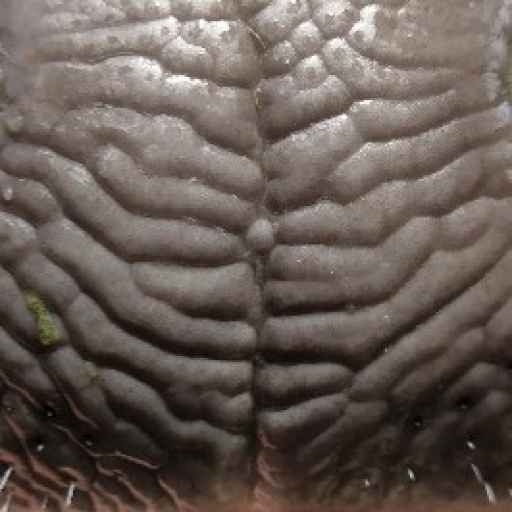
#> input picture images/1024x1024/abd_razak16.jpg, 1024 x 1024 px, found by its file name (shown at 1/2 size); its folder holds only this picture in this run
$ python node_to_print.py
#> lines starting #> are read from the running program, lines starting #| are printed output that depends on the picture; after the words box and inside, x2 and y2 are one past the last pixel; in counts of white or black regions, pixels touching at a corner belong together
import os
import cv2
import numpy as np
from matplotlib import pyplot as plt

# Paths ke directories
input_dir = 'images/1024x1024'
output_dir = 'noseprint'
os.makedirs(output_dir, exist_ok=True)

# Function untuk proses dan conver gambar
def convert_image(image_path, output_path):
#> called with image_path = 'images/1024x1024/abd_razak16.jpg', output_path = 'noseprint/abd_razak16.jpg'
    image = cv2.imread(image_path)
#> image is the input picture: shape (1024, 1024, 3); mean B, G, R 85, 91.8, 103

    # Convert ke grayscale
    gray_image = cv2.cvtColor(image, cv2.COLOR_BGR2GRAY)

    # Apply adaptive thresholding
    adaptive_thresh = cv2.adaptiveThreshold(
        gray_image, 255, cv2.ADAPTIVE_THRESH_GAUSSIAN_C, cv2.THRESH_BINARY, 11, 2)
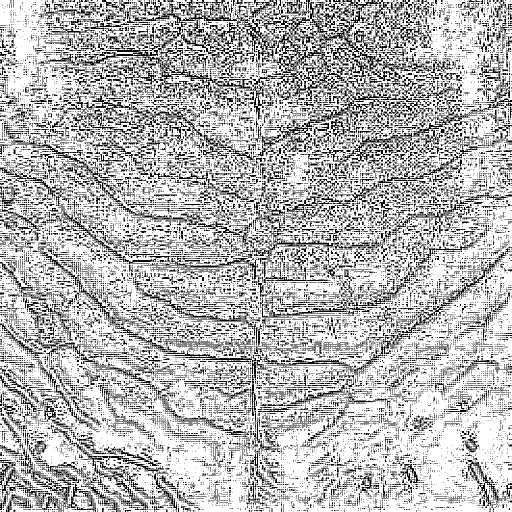
#> adaptive_thresh: shape (1024, 1024) (shown at 1/2 size); 72.1% white; black in thin lines or dots

    # Invert the binary image
    inverted_image = cv2.bitwise_not(adaptive_thresh)
#> inverted_image: shape (1024, 1024); 27.9% white in thin lines or dots

    # Apply morphological operations to enhance the patterns
    kernel = np.ones((3, 3), np.uint8)
    processed_image = cv2.morphologyEx(inverted_image, cv2.MORPH_CLOSE, kernel)
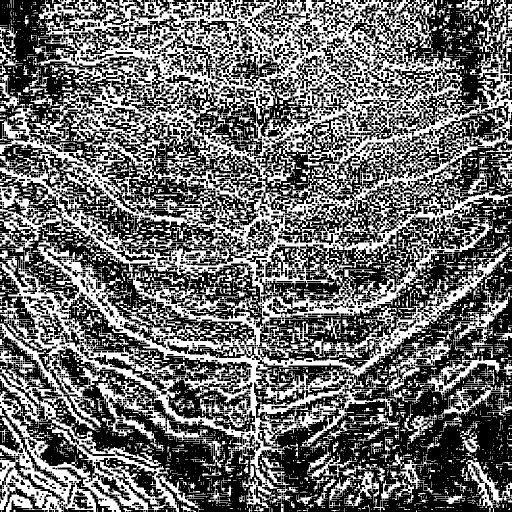
#> processed_image: shape (1024, 1024) (shown at 1/2 size); 41.9% white; 2570 white regions (2108 under 20 px), largest, box (x1, y1, x2, y2) and area: (0, 0, 1024, 1024) 387435, (658, 905, 883, 1024) 5018, (918, 866, 1024, 1024) 3242

    # Save the processed image
    cv2.imwrite(output_path, cv2.resize(processed_image, (256, 256)))
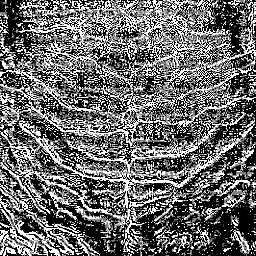
#> saved as abd_razak16.jpg: shape (256, 256); min 0, max 255, mean 107.5

    print(f"Processed and saved: {output_path}")

# List tiap gambar pada input
image_files = [f for f in os.listdir(input_dir) if f.endswith('.jpg') or f.endswith('.png')]

# Process setiap gambar
for image_file in image_files:
    input_path = os.path.join(input_dir, image_file)
    output_path = os.path.join(output_dir, image_file)
    convert_image(input_path, output_path)

print("Image processing completed.")

$ run again, on images/1024x1024/lasama4.jpg
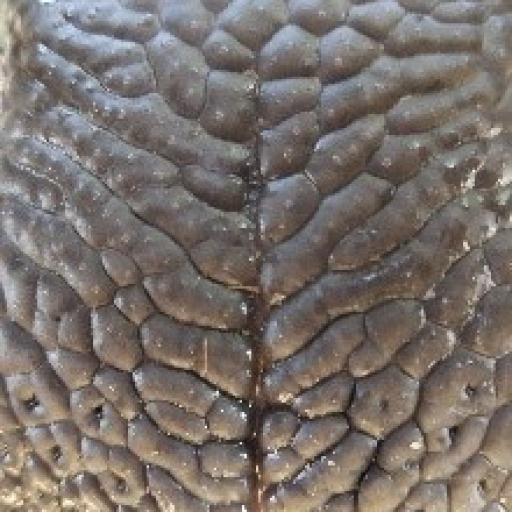
#> input picture images/1024x1024/lasama4.jpg, 1024 x 1024 px, found by its file name (shown at 1/2 size)
#> in convert_image, image is the input picture: shape (1024, 1024, 3); mean B, G, R 107, 112.1, 120.4
#> in convert_image, `adaptive_thresh = cv2.adaptiveThreshold( gray_image, 255, cv2.ADAPTIVE..`:
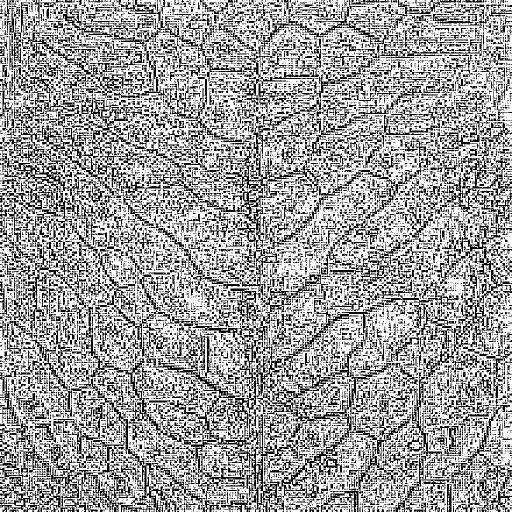
#> adaptive_thresh: shape (1024, 1024) (shown at 1/2 size); 63.2% white; 12648 black regions (9376 under 20 px), largest, box (x1, y1, x2, y2) and area: (358, 824, 689, 1024) 10833, (293, 544, 656, 869) 9376, (442, 265, 559, 605) 6564
#> processed_image: shape (1024, 1024); 48.1% white; 1223 white regions (1020 under 20 px), largest, box (x1, y1, x2, y2) and area: (0, 0, 1024, 1024) 490559, (568, 507, 614, 540) 402, (768, 428, 801, 451) 260
#> in convert_image, `cv2.imwrite(output_path, cv2.resize(processed_image, (256, 256)))`:
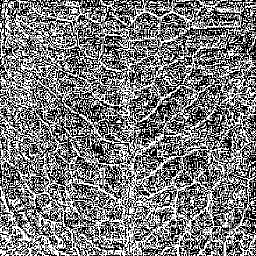
#> saved as lasama4.jpg: shape (256, 256); min 0, max 255, mean 122.6

$ run again, on images/1024x1024/mistang3.jpg
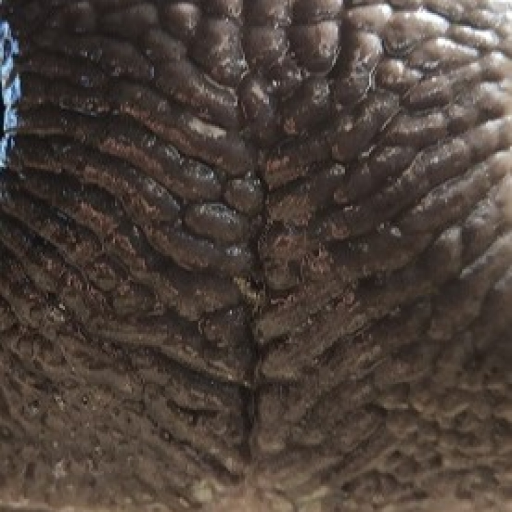
#> input picture images/1024x1024/mistang3.jpg, 1024 x 1024 px, found by its file name (shown at 1/2 size)
#> in convert_image, image is the input picture: shape (1024, 1024, 3); mean B, G, R 58.1, 64.9, 76.1
#> in convert_image, `adaptive_thresh = cv2.adaptiveThreshold( gray_image, 255, cv2.ADAPTIVE..`:
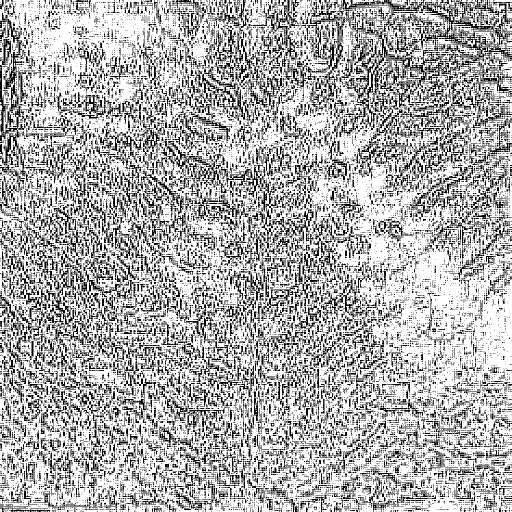
#> adaptive_thresh: shape (1024, 1024) (shown at 1/2 size); 68.9% white; black in thin lines or dots
#> inverted_image: shape (1024, 1024); 31.1% white in thin lines or dots
#> processed_image: shape (1024, 1024); 45.7% white; 2066 white regions (1646 under 20 px), largest, box (x1, y1, x2, y2) and area: (0, 0, 1024, 1024) 426068, (66, 900, 241, 1024) 4660, (842, 520, 1024, 731) 3886
#> in convert_image, `cv2.imwrite(output_path, cv2.resize(processed_image, (256, 256)))`:
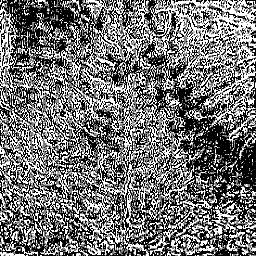
#> saved as mistang3.jpg: shape (256, 256); min 0, max 255, mean 116

$ run again, on images/1024x1024/muhammad1.jpg
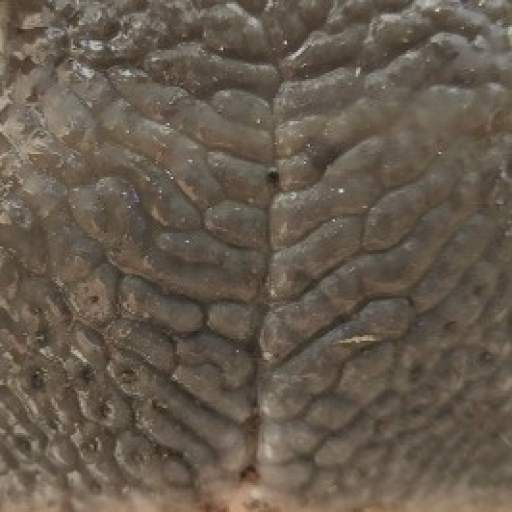
#> input picture images/1024x1024/muhammad1.jpg, 1024 x 1024 px, found by its file name (shown at 1/2 size)
#> in convert_image, image is the input picture: shape (1024, 1024, 3); mean B, G, R 77.3, 90.5, 101.7
#> in convert_image, `adaptive_thresh = cv2.adaptiveThreshold( gray_image, 255, cv2.ADAPTIVE..`:
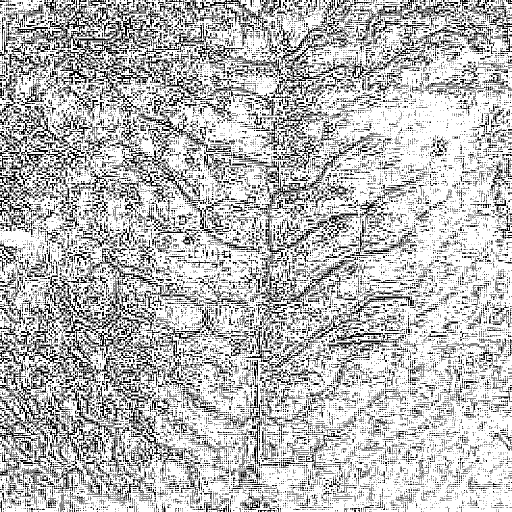
#> adaptive_thresh: shape (1024, 1024) (shown at 1/2 size); 73% white; black in thin lines or dots
#> inverted_image: shape (1024, 1024); 27% white in thin lines or dots
#> processed_image: shape (1024, 1024); 39.6% white; 3191 white regions (2606 under 20 px), largest, box (x1, y1, x2, y2) and area: (0, 0, 1024, 1024) 340235, (863, 682, 1024, 824) 3059, (940, 304, 1024, 427) 2221
#> in convert_image, `cv2.imwrite(output_path, cv2.resize(processed_image, (256, 256)))`:
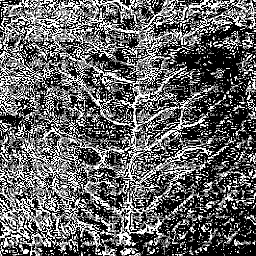
#> saved as muhammad1.jpg: shape (256, 256); min 0, max 255, mean 99.9

$ run again, on images/1024x1024/abd_razak4.jpg
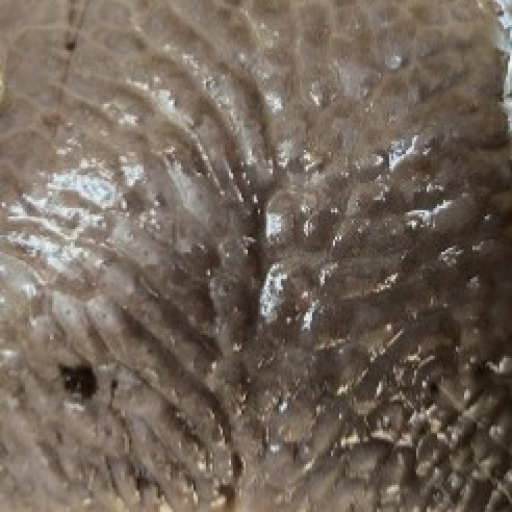
#> input picture images/1024x1024/abd_razak4.jpg, 1024 x 1024 px, found by its file name (shown at 1/2 size)
#> in convert_image, image is the input picture: shape (1024, 1024, 3); mean B, G, R 88.5, 100.8, 113.3
#> in convert_image, `adaptive_thresh = cv2.adaptiveThreshold( gray_image, 255, cv2.ADAPTIVE..`:
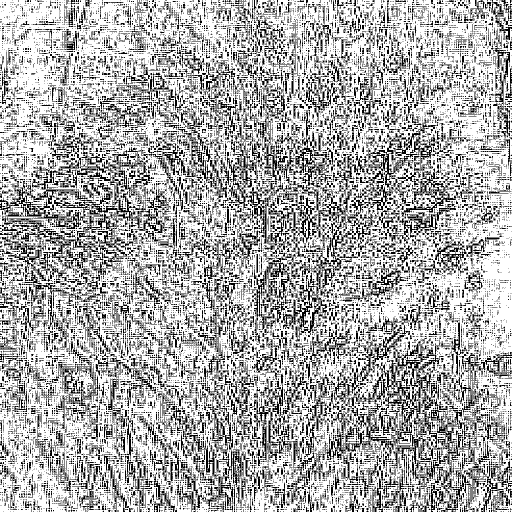
#> adaptive_thresh: shape (1024, 1024) (shown at 1/2 size); 68% white; black in thin lines or dots
#> inverted_image: shape (1024, 1024); 32% white in thin lines or dots
#> processed_image: shape (1024, 1024); 45.5% white; 2174 white regions (1807 under 20 px), largest, box (x1, y1, x2, y2) and area: (0, 0, 1024, 1024) 425091, (313, 0, 437, 117) 2313, (79, 58, 175, 171) 2306
#> in convert_image, `cv2.imwrite(output_path, cv2.resize(processed_image, (256, 256)))`:
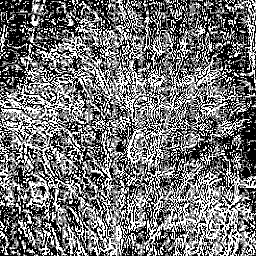
#> saved as abd_razak4.jpg: shape (256, 256); min 0, max 255, mean 116.4
